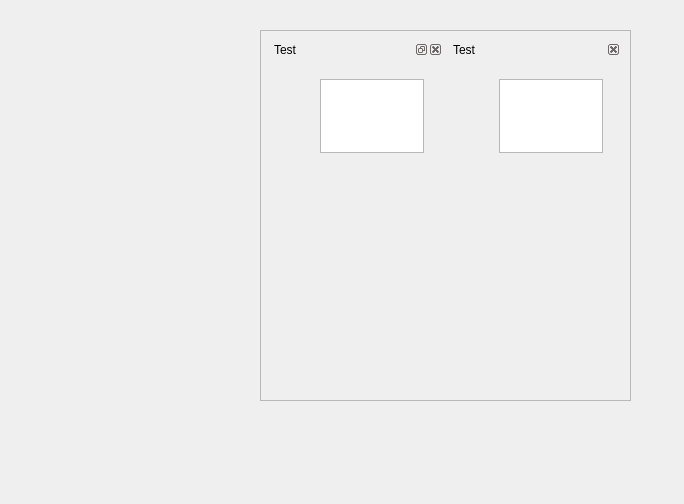
<?xml version="1.0" encoding="UTF-8"?>
<ui version="4.0">
 <class>Dialog</class>
 <widget class="QDialog" name="Dialog">
  <property name="geometry">
   <rect>
    <x>0</x>
    <y>0</y>
    <width>684</width>
    <height>504</height>
   </rect>
  </property>
  <property name="windowTitle">
   <string>Dialog</string>
  </property>
  <widget class="QFrame" name="frame">
   <property name="geometry">
    <rect>
     <x>260</x>
     <y>30</y>
     <width>371</width>
     <height>371</height>
    </rect>
   </property>
   <property name="frameShape">
    <enum>QFrame::StyledPanel</enum>
   </property>
   <property name="frameShadow">
    <enum>QFrame::Raised</enum>
   </property>
   <layout class="QHBoxLayout" name="horizontalLayout">
    <item>
     <widget class="QDockWidget" name="dockWidget">
      <property name="floating">
       <bool>false</bool>
      </property>
      <property name="features">
       <set>QDockWidget::AllDockWidgetFeatures</set>
      </property>
      <property name="windowTitle">
       <string>Test</string>
      </property>
      <widget class="QWidget" name="dockWidgetContents">
       <widget class="QTextEdit" name="textEdit">
        <property name="geometry">
         <rect>
          <x>50</x>
          <y>20</y>
          <width>104</width>
          <height>74</height>
         </rect>
        </property>
       </widget>
      </widget>
     </widget>
    </item>
    <item>
     <widget class="QDockWidget" name="dockWidget_2">
      <property name="features">
       <set>QDockWidget::DockWidgetClosable|QDockWidget::DockWidgetMovable</set>
      </property>
      <property name="windowTitle">
       <string>Test</string>
      </property>
      <widget class="QWidget" name="dockWidgetContents_2">
       <widget class="QTextEdit" name="textEdit_2">
        <property name="geometry">
         <rect>
          <x>50</x>
          <y>20</y>
          <width>104</width>
          <height>74</height>
         </rect>
        </property>
       </widget>
      </widget>
     </widget>
    </item>
   </layout>
  </widget>
 </widget>
 <resources/>
 <connections/>
</ui>
